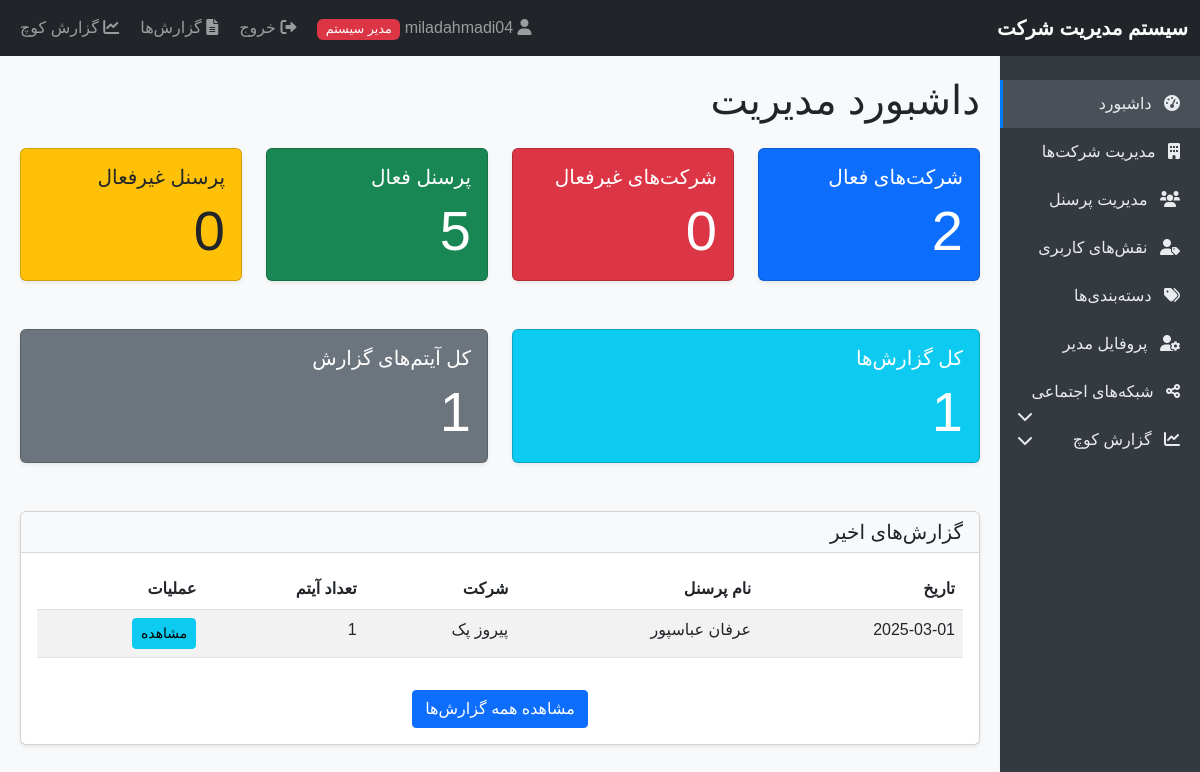
The page /admin_dashboard.php (signed in) on the database its author committed.
### tables this page shows
CREATE TABLE `reports` (
  `id` int(11) NOT NULL,
  `personnel_id` int(11) NOT NULL,
  `report_date` date NOT NULL,
  `created_at` timestamp NOT NULL DEFAULT current_timestamp()
);

CREATE TABLE `personnel` (
  `id` int(11) NOT NULL,
  `company_id` int(11) NOT NULL,
  `role_id` int(11) NOT NULL,
  `full_name` varchar(100) NOT NULL,
  `gender` enum('male','female') NOT NULL,
  `email` varchar(100) NOT NULL,
  `mobile` varchar(20) NOT NULL,
  `is_active` tinyint(1) DEFAULT 1,
  `username` varchar(50) NOT NULL,
  `password` varchar(255) NOT NULL,
  `created_at` timestamp NOT NULL DEFAULT current_timestamp(),
  `can_receive_reports` tinyint(1) DEFAULT 0
);

CREATE TABLE `companies` (
  `id` int(11) NOT NULL,
  `name` varchar(100) NOT NULL,
  `is_active` tinyint(1) DEFAULT 1,
  `created_at` timestamp NOT NULL DEFAULT current_timestamp()
);

### admin_dashboard.php (the view, shortened to what this page needs)
<?php
require_once 'auth.php';
$stmt = $pdo->query("SELECT COUNT(*) as count FROM companies WHERE is_active = 1");
$activeCompanies = $stmt->fetch()['count'];
$stmt = $pdo->query("SELECT COUNT(*) as count FROM companies WHERE is_active = 0");
$inactiveCompanies = $stmt->fetch()['count'];
$stmt = $pdo->query("SELECT COUNT(*) as count FROM personnel p
                    JOIN companies c ON p.company_id = c.id
                    WHERE p.is_active = 1 AND c.is_active = 1");
$activePersonnel = $stmt->fetch()['count'];
$stmt = $pdo->query("SELECT COUNT(*) as count FROM personnel p
                    LEFT JOIN companies c ON p.company_id = c.id
                    WHERE p.is_active = 0 OR c.is_active = 0");
$inactivePersonnel = $stmt->fetch()['count'];
$stmt = $pdo->query("SELECT COUNT(*) as count FROM reports");
$totalReports = $stmt->fetch()['count'];
$stmt = $pdo->query("SELECT COUNT(*) as count FROM report_items");
$totalItems = $stmt->fetch()['count'];
$stmt = $pdo->query("SELECT r.id, r.report_date, p.full_name, c.name as company_name,
                     (SELECT COUNT(*) FROM report_items WHERE report_id = r.id) as item_count
                     FROM reports r
                     JOIN personnel p ON r.personnel_id = p.id
                     JOIN companies c ON p.company_id = c.id
                     ORDER BY r.created_at DESC
                     LIMIT 10");
$recentReports = $stmt->fetchAll();
include 'header.php';
?>
<h1 class="mb-4">داشبورد مدیریت</h1>
<div class="row mb-4">
    <div class="col-md-3">
        <div class="card bg-primary text-white">
            <div class="card-body">
                <h5 class="card-title">شرکت‌های فعال</h5>
                <p class="card-text display-4"><?php echo $activeCompanies; ?></p>
            </div>
        </div>
    </div>
    <div class="col-md-3">
        <div class="card bg-danger text-white">
            <div class="card-body">
                <h5 class="card-title">شرکت‌های غیرفعال</h5>
                <p class="card-text display-4"><?php echo $inactiveCompanies; ?></p>
            </div>
        </div>
    </div>
    <div class="col-md-3">
        <div class="card bg-success text-white">
            <div class="card-body">
                <h5 class="card-title">پرسنل فعال</h5>
                <p class="card-text display-4"><?php echo $activePersonnel; ?></p>
            </div>
        </div>
    </div>
    <div class="col-md-3">
        <div class="card bg-warning text-dark">
            <div class="card-body">
                <h5 class="card-title">پرسنل غیرفعال</h5>
                <p class="card-text display-4"><?php echo $inactivePersonnel; ?></p>
            </div>
        </div>
    </div>
</div>
<div class="row mb-4">
    <div class="col-md-6">
        <div class="card bg-info text-white">
            <div class="card-body">
                <h5 class="card-title">کل گزارش‌ها</h5>
                <p class="card-text display-4"><?php echo $totalReports; ?></p>
            </div>
        </div>
    </div>
    <div class="col-md-6">
        <div class="card bg-secondary text-white">
            <div class="card-body">
                <h5 class="card-title">کل آیتم‌های گزارش</h5>
                <p class="card-text display-4"><?php echo $totalItems; ?></p>
            </div>
        </div>
    </div>
</div>
<div class="row">
    <div class="col-md-12">
        <div class="card">
            <div class="card-header bg-light">
                <h5 class="mb-0">گزارش‌های اخیر</h5>
            </div>
            <div class="card-body">
                <?php if (count($recentReports) > 0): ?>
                    <div class="table-responsive">
                        <table class="table table-striped">
                            <thead>
                                <tr>
                                    <th>تاریخ</th>
                                    <th>نام پرسنل</th>
                                    <th>شرکت</th>
                                    <th>تعداد آیتم</th>
                                    <th>عملیات</th>
                                </tr>
                            </thead>
                            <tbody>
                                <?php foreach ($recentReports as $report): ?>
                                    <tr>
                                        <td><?php echo $report['report_date']; ?></td>
                                        <td><?php echo $report['full_name']; ?></td>
                                        <td><?php echo $report['company_name']; ?></td>
                                        <td><?php echo $report['item_count']; ?></td>
                                        <td>
                                            <a href="view_report.php?id=<?php echo $report['id']; ?>" class="btn btn-sm btn-info">مشاهده</a>
                                        </td>
                                    </tr>
                                <?php endforeach; ?>
                            </tbody>
                        </table>
                    </div>
                    <div class="mt-3 text-center">
                        <a href="view_reports.php" class="btn btn-primary">مشاهده همه گزارش‌ها</a>
                    </div>
                <?php else: ?>
                    <p class="text-center">هیچ گزارشی یافت نشد.</p>
                <?php endif; ?>
            </div>
        </div>
    </div>
</div>
<?php include 'footer.php'; ?>

### header.php (style rules this page uses)
body { font-family: Tahoma, Arial, sans-serif; background-color: #f8f9fa; }
.card { box-shadow: 0 0.125rem 0.25rem rgba(0, 0, 0, 0.075); margin-bottom: 1.5rem; }
.card-header { border-bottom: 1px solid rgba(0, 0, 0, 0.125); background-color: rgba(0, 0, 0, 0.03); }
.btn { border-radius: 0.25rem; }
.btn-sm { padding: 0.25rem 0.5rem; font-size: 0.875rem; }
.table-responsive { margin-bottom: 1rem; }

### rows shown on the page
reports: report_date "2025-03-01", personnel.full_name "عرفان عباسپور", companies.name "پیروز پک", item_count "1"

### other values the page prints
$activeCompanies "2"
$inactiveCompanies "0"
$activePersonnel "5"
$inactivePersonnel "0"
$totalReports "1"
$totalItems "1"
